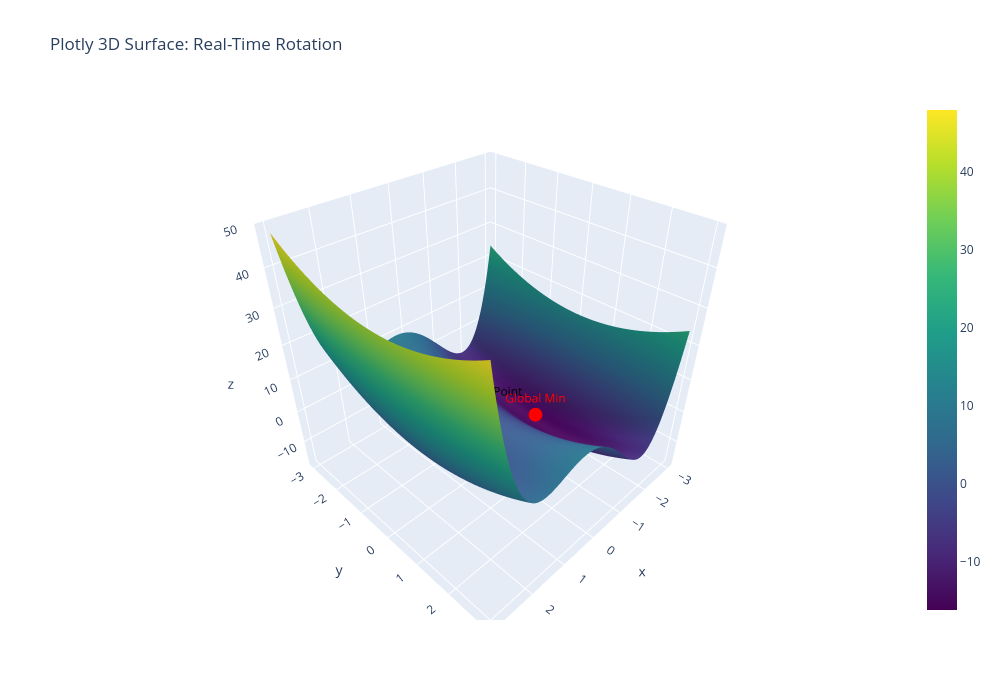

Notebook cell for this chart:
### Markdown cell above
## Code Example

### Code cell
import numpy as np
import plotly.graph_objects as go

# Generate data
x = np.linspace(-3, 3, 100)
y = np.linspace(-3, 3, 100)

# Create a 2D grid (dataset) from the 1D arrays
X, Y = np.meshgrid(x, y)

# Calculate Z to create the peaks, valleys, and saddles
Z = X**4 - 6*X**2 + 4*X + Y**2

# Create the base 3d surface
fig = go.Figure(data=[go.Surface(z=Z, x=X, y=Y, colorscale="Viridis")])

# Add the critical points as a 3D scatter plot layered on top
fig.add_trace(go.Scatter3d(
    x=[-1.637, 1.484, 0.101], 
    y=[0, 0, 0], 
    z=[-11.33, 0, 2], # Calculated Z values
    mode='markers+text',
    text=['Global Min', 'Local Min', 'Saddle Point'],
    marker=dict(size=8, color=['red', 'blue', 'black']),
    textfont=dict(color=['red', 'blue', 'black'], size=12)

))

fig.update_layout(
    title='Plotly 3D Surface: Real-Time Rotation',
    width=1000,
    height=700
)
fig.show()

### Figure 1 — Plotly figure (JSON) as saved in the notebook; plotly's stock layout.template omitted (floating-point values rounded to 4 significant figures; data arrays with more than 128 entries replaced by an {"elided": "..."} marker saying what was removed)
{"data": [{"colorscale": [[0, "#440154"], [0.1111, "#482878"], [0.2222, "#3e4989"], [0.3333, "#31688e"], [0.4444, "#26828e"], [0.5556, "#1f9e89"], [0.6667, "#35b779"], [0.7778, "#6ece58"], [0.8889, "#b5de2b"], [1, "#fde725"]], "type": "surface", "x": {"elided": "100x100 float values"}, "y": {"elided": "100x100 float values"}, "z": {"elided": "100x100 float values"}}, {"marker": {"color": ["red", "blue", "black"], "size": 8}, "mode": "markers+text", "text": ["Global Min", "Local Min", "Saddle Point"], "textfont": {"color": ["red", "blue", "black"], "size": 12}, "type": "scatter3d", "x": [-1.637, 1.484, 0.101], "y": [0, 0, 0], "z": [-11.33, 0, 2]}], "layout": {"height": 700, "title": {"text": "Plotly 3D Surface: Real-Time Rotation"}, "width": 1000}}
